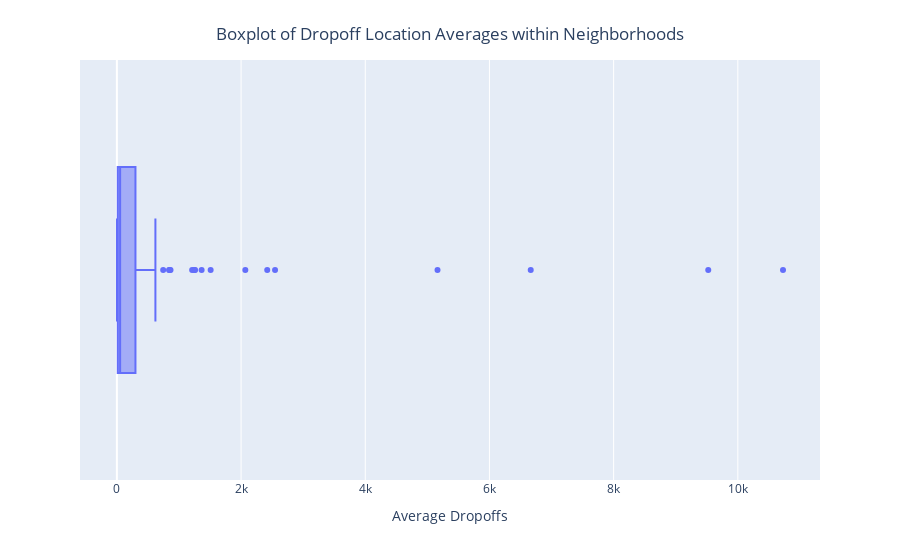

Notebook cell for this chart:
### Code cell
# Create a boxplot with flipped axes and a title for dropoff locations
fig = px.box(location_avg, 
             x="average_trips", 
             orientation="h",
             hover_data=['dropoff_location_name'])

# Update figure, center title, change xaxis title font size, change yaxis title font size
fig.update_layout(title={'text': 'Boxplot of Dropoff Location Averages within Neighborhoods',
                            'y':0.95,
                            'x':0.5,
                            'xanchor': 'center',
                            'yanchor': 'top'},
                    xaxis_title='Average Dropoffs')

# Show plot
fig.show()

### Figure 1 — Plotly figure (JSON) as saved in the notebook; plotly's stock layout.template omitted (floating-point values rounded to 4 significant figures)
{"data": [{"alignmentgroup": "True", "customdata": [["Loop"], ["River North"], ["Streeterville"], ["West Loop"], ["O'Hare"], ["Lake View"], ["Grant Park"], ["Museum Campus"], ["Gold Coast"], ["Sheffield & DePaul"], ["Lincoln Park"], ["East Village"], ["Little Italy, UIC"], ["Uptown"], ["Near South Side"], ["Garfield Ridge"], ["Logan Square"], ["Edgewater"], ["West Town"], ["Old Town"], ["Rush & Division"], ["North Center"], ["Lincoln Square"], ["Rogers Park"], ["West Ridge"], ["Irving Park"], ["Hyde Park"], ["Avondale"], ["Wicker Park"], ["Albany Park"], ["United Center"], ["Lower West Side"], ["Douglas"], ["Portage Park"], ["Humboldt Park"], ["Norwood Park"], ["Kenwood"], ["Bridgeport"], ["Armour Square"], ["Jefferson Park"], ["Bucktown"], ["North Park"], ["Garfield Park"], ["Mckinley Park"], ["Belmont Cragin"], ["Boystown"], ["Chinatown"], ["Grand Boulevard"], ["Austin"], ["Sauganash,Forest Glen"], ["South Shore"], ["Woodlawn"], ["Little Village"], ["Jackson Park"], ["North Lawndale"], ["Dunning"], ["Ukrainian Village"], ["Hermosa"], ["Englewood"], ["Chatham"], ["New City"], ["Grand Crossing"], ["Brighton Park"], ["Andersonville"], ["Oakland"], ["Ashburn"], ["Washington Park"], ["Auburn Gresham"], ["Clearing"], ["Roseland"], ["Wrigleyville"], ["Edison Park"], ["South Chicago"], ["Chicago Lawn"], ["Beverly"], ["Calumet Heights"], ["Washington Heights"], ["Archer Heights"], ["Gage Park"], ["Fuller Park"], ["West Lawn"], ["Morgan Park"], ["South Deering"], ["Avalon Park"], ["West Pullman"], ["Montclare"], ["West Elsdon"], ["Pullman"], ["Undef"], ["Mount Greenwood"], ["Hegewisch"], ["Burnside"], ["East Side"], ["Riverdale"]], "hovertemplate": "average_trips=%{x}<br>dropoff_location_name=%{customdata[0]}<extra></extra>", "legendgroup": "", "marker": {"color": "#636efa"}, "name": "", "notched": false, "offsetgroup": "", "orientation": "h", "showlegend": false, "type": "box", "x": [10730.0, 9524.0, 6665.0, 5164.0, 2547.0, 2421.0, 2069.0, 1510, 1364.0, 1260.0, 1247.0, 1212.0, 863.7, 849.7, 839.8, 745.4, 620.3, 583.3, 516.4, 469.6, 395.5, 393.3, 356.7, 299.0, 298.3, 296.6, 255.1, 208.2, 182.6, 180.9, 178.9, 143.3, 142.9, 119.7, 97.87, 95.23, 89.37, 77.1, 77.03, 74.33, 74.3, 67.83, 65.77, 64.03, 59.03, 53.97, 52.43, 51.6, 44.43, 43.57, 40.53, 36.17, 33.8, 33.1, 32.17, 30.17, 27.6, 27.57, 25.43, 23.2, 22.93, 22.6, 19.47, 16.87, 16.63, 16.13, 16.03, 15.17, 14.5, 14.37, 14.23, 14.17, 13, 12.27, 10.5, 9.567, 9.133, 8.367, 8.233, 8.167, 7.733, 7.7, 7.5, 6.967, 6.467, 5.767, 5.667, 3.897, 3.8, 3.138, 3.118, 2.333, 1.962, 1.8], "x0": " ", "xaxis": "x", "y0": " ", "yaxis": "y"}], "layout": {"boxmode": "group", "legend": {"tracegroupgap": 0}, "margin": {"t": 60}, "title": {"text": "Boxplot of Dropoff Location Averages within Neighborhoods", "x": 0.5, "xanchor": "center", "y": 0.95, "yanchor": "top"}, "xaxis": {"anchor": "y", "domain": [0, 1], "title": {"text": "Average Dropoffs"}}, "yaxis": {"anchor": "x", "domain": [0, 1]}}}
